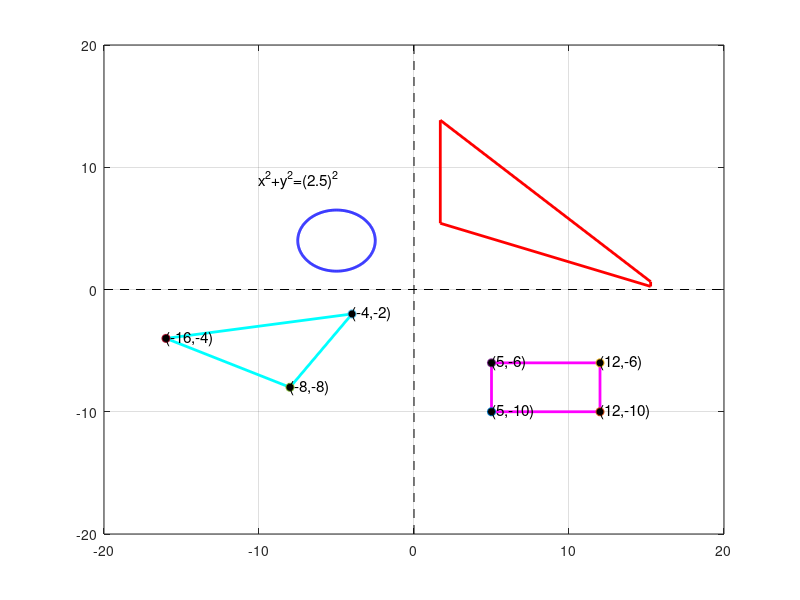

The MATLAB script that drew this image:
%% Aslı Alpsoy %
%4 different plots in a single graph
clear;clc;close;
N=20; %axis limit
X=[-N N]; %x axis limit
Y=[-N N]; %y axis limit
axis([-N N -N N]);
plot(X,ones(size(X)) * 0,'k--'); hold on;grid on % divide the graph into 4 regions
plot(ones(size(Y)) * 0,Y,'k--');
%% 4. region, rectangle
xr=5; yr=-10; % starting values
w=7; h=4;  % width and height
rectangle('Position',[xr yr w h],'EdgeColor','m','LineWidth',2) % plot the rectangle
% mark the corners and write corresponding coord.
plot(xr,yr,'o','MarkerFaceColor','k');text(xr,yr,'(5,-10)','FontSize',11)
plot(xr+w,yr,'o','MarkerFaceColor','k');text(xr+w,yr,'(12,-10)','FontSize',11)
plot(xr+w,yr+h,'o','MarkerFaceColor','k');text(xr+w,yr+h,'(12,-6)','FontSize',11)
plot(xr,yr+h,'o','MarkerFaceColor','k');text(xr,yr+h,'(5,-6)','FontSize',11)
hold on
%% 2. region, circle
xc=-5; yc=4; r=2.5; % center and radius
% drawing the circle centered at (xc,yc) with radius r
th = 0:360; % angles, degree
xunit = r * cosd(th) + xc;
yunit = r * sind(th) + yc;
plot(xunit, yunit,'b','linewidth',2);
text(xc-2*r,yc+2*r,'x^2+y^2=(2.5)^2','FontSize',11) %circle equation
hold on
%% 3.region, triangle
xt=-8; yt=-8; % starting pts of the triangle
tri = [xt xt/2 xt*2 xt; yt yt/4 yt/2 yt]; % corners of the triangle. repeat the 1st corner to enclose the triangle
plot(tri(1,:), tri(2,:),'c', 'linewidth', 2) % plot the triangle
% mark the corners of the triangle and write corresponding coord.
plot(xt,yt,'o','MarkerFaceColor','k');text(xt,yt,'(-8,-8)','FontSize',11)
plot(xt/2,yt/4,'o','MarkerFaceColor','k');text(xt/2,yt/4,'(-4,-2)','FontSize',11)
plot(xt*2,yt/2,'o','MarkerFaceColor','k');text(xt*2,yt/2,'(-16,-4)','FontSize',11)
hold on
%% 1. region, otto cycle graph
%inputs
gamma= 1.4;
T3=277; %K
P1 = 0.25; %KPa
T1= 45; %K
%engine geometry 
bore = 0.12;
stroke =1.2;
con_rod = 0.15;
cr = 9;
% 	swept volume and clearance volume
V_swept = (pi/4) * bore^2 * stroke*10^3; % bore = D and stroke = L
V_clearance = V_swept/(cr-1);
V1=V_swept+V_clearance;
V2=V_clearance;
%2. point parameters
P2=P1*cr^gamma;
T2 = P2*V2*T1/(P1*V1);% ideal gaz kanunu
%3. point parameters
V3=V2;
P3=P2*T3/T2;
%4. point parameters
V4=V1;
P4= P3*(V3/V4)^gamma;
% plot
plot([V1 V2 V3 V4 V1], [P1 P2 P3 P4 P1],'color','r','linewidth',2) 


